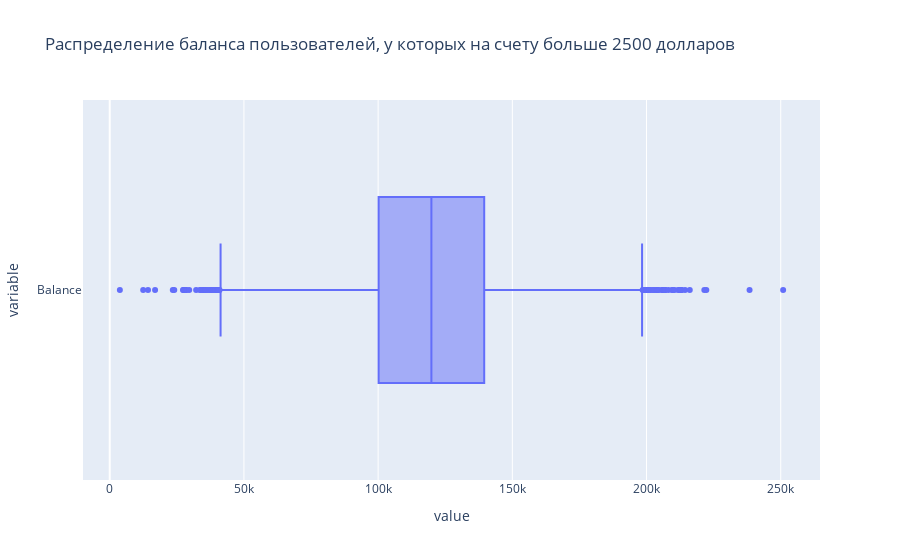
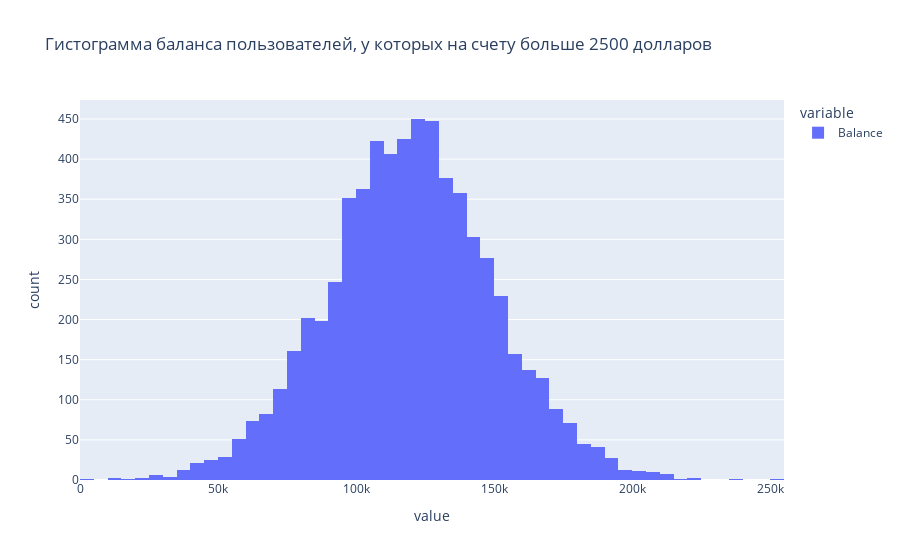

The notebook cell saved with these charts, in order:
### Markdown cell above
#### 5.0.2 Распределение баланса пользователей, у которых на счету больше 2 500 долларов

### Code cell
data = churn_df[churn_df['Balance'] > 2500]['Balance']
fig = px.box(data, orientation='h',
             title='Распределение баланса пользователей, у которых на счету больше 2500 долларов')
fig.show()
fig = px.histogram(
    data, nbins=60, title='Гистограмма баланса пользователей, у которых на счету больше 2500 долларов')
fig.show()

### Figure 1 — Plotly figure (JSON) as saved in the notebook; plotly's stock layout.template omitted (floating-point values rounded to 4 significant figures; data arrays with more than 128 entries replaced by an {"elided": "..."} marker saying what was removed)
{"data": [{"alignmentgroup": "True", "hovertemplate": "value=%{x}<br>variable=%{y}<extra></extra>", "legendgroup": "", "marker": {"color": "#636efa"}, "name": "", "notched": false, "offsetgroup": "", "orientation": "h", "showlegend": false, "type": "box", "x": {"elided": "6383 float values"}, "x0": " ", "xaxis": "x", "y": {"elided": "6383 str values"}, "y0": " ", "yaxis": "y"}], "layout": {"boxmode": "group", "legend": {"tracegroupgap": 0}, "title": {"text": "Распределение баланса пользователей, у которых на счету больше 2500 долларов"}, "xaxis": {"anchor": "y", "domain": [0, 1], "title": {"text": "value"}}, "yaxis": {"anchor": "x", "domain": [0, 1], "title": {"text": "variable"}}}}

### Figure 2 — Plotly figure (JSON) as saved in the notebook; plotly's stock layout.template omitted (floating-point values rounded to 4 significant figures; data arrays with more than 128 entries replaced by an {"elided": "..."} marker saying what was removed)
{"data": [{"alignmentgroup": "True", "bingroup": "x", "hovertemplate": "variable=Balance<br>value=%{x}<br>count=%{y}<extra></extra>", "legendgroup": "Balance", "marker": {"color": "#636efa", "pattern": {"shape": ""}}, "name": "Balance", "nbinsx": 60, "offsetgroup": "Balance", "orientation": "v", "showlegend": true, "type": "histogram", "x": {"elided": "6383 float values"}, "xaxis": "x", "yaxis": "y"}], "layout": {"barmode": "relative", "legend": {"title": {"text": "variable"}, "tracegroupgap": 0}, "title": {"text": "Гистограмма баланса пользователей, у которых на счету больше 2500 долларов"}, "xaxis": {"anchor": "y", "domain": [0, 1], "title": {"text": "value"}}, "yaxis": {"anchor": "x", "domain": [0, 1], "title": {"text": "count"}}}}
